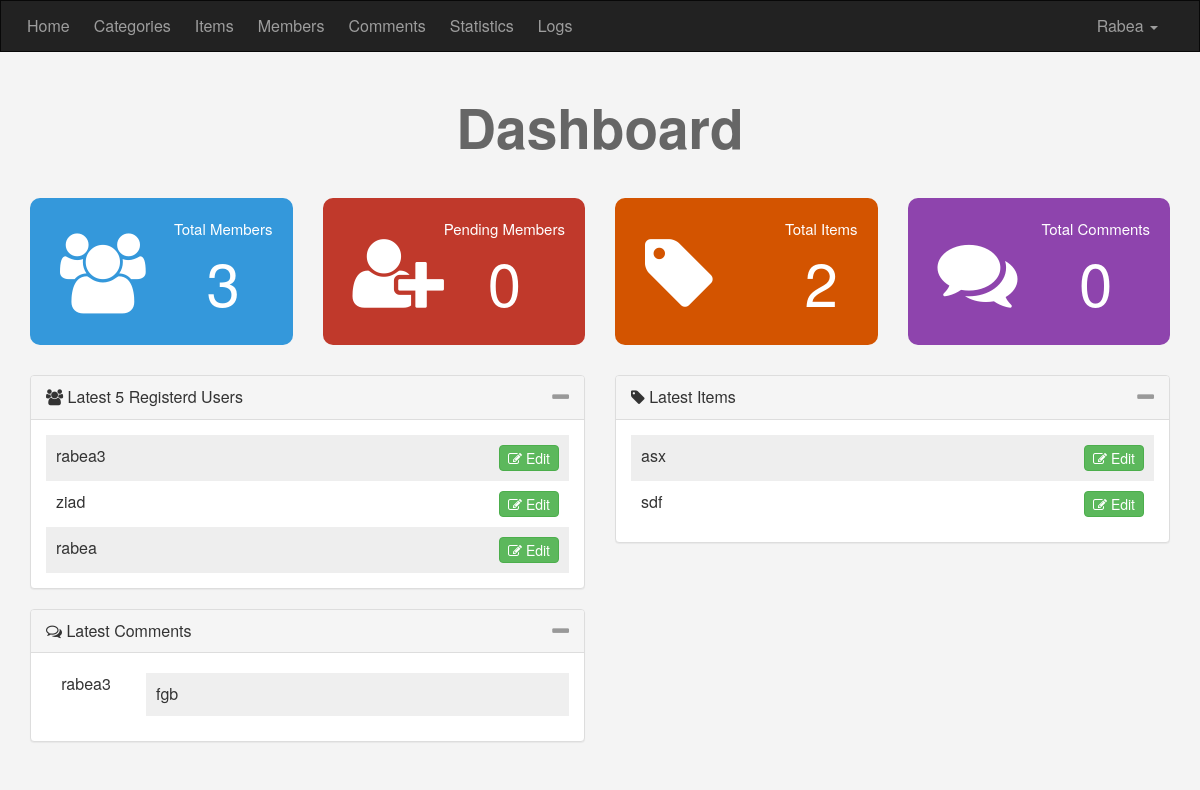
Page /admin/dashboard.php (signed in) on the committed database.
### tables this page shows
CREATE TABLE `users` (
  `UserID` int(11) NOT NULL COMMENT 'to identify user',
  `Username` varchar(255) NOT NULL,
  `Password` varchar(255) NOT NULL,
  `Email` varchar(255) NOT NULL,
  `FullName` varchar(255) NOT NULL,
  `GropID` int(11) NOT NULL DEFAULT '0' COMMENT 'identify user gruop',
  `TrustStatus` int(11) NOT NULL DEFAULT '0' COMMENT 'seller rank',
  `RrgStatus` int(11) NOT NULL DEFAULT '0' COMMENT 'user approval',
  `Date` date NOT NULL
);

CREATE TABLE `items` (
  `item_ID` int(11) NOT NULL,
  `Name` varchar(255) NOT NULL,
  `Description` text NOT NULL,
  `Price` varchar(255) NOT NULL,
  `Add_Date` date NOT NULL,
  `Country_Made` varchar(255) NOT NULL,
  `Image` varchar(255) NOT NULL,
  `Status` varchar(255) NOT NULL,
  `Rating` smallint(6) NOT NULL,
  `Approve` tinyint(4) NOT NULL DEFAULT '0',
  `Cat_ID` int(11) NOT NULL,
  `Member_ID` int(11) NOT NULL
);

CREATE TABLE `comments` (
  `c_id` int(11) NOT NULL,
  `comment` text NOT NULL,
  `status` tinyint(4) NOT NULL,
  `comment_date` date NOT NULL,
  `item_id` int(11) NOT NULL,
  `user_id` int(11) NOT NULL
);

### admin/includs/functions/functions.php (called while the page is built, shortened)
<?php
		function checkItem($select, $from, $value ) {
				global $con;
				$statement = $con->prepare("SELECT $select FROM $from WHERE $select = ?");
				$statement->execute(array($value));
				$count = $statement->rowCount();
				return $count;
					}
	function countItems($item, $table) {
		global $con;
		$stmt2 = $con->prepare("SELECT COUNT($item) FROM $table ");
		$stmt2->execute();
		return $stmt2->fetchColumn();
	}
	function getLatest($select, $table, $order,$limit = 5) {
		global $con;
		$getstmt = $con->prepare("SELECT $select FROM $table ORDER BY $order DESC LIMIT $limit");
		$getstmt->execute();
		$rows = $getstmt->fetchAll();
		return $rows;
	}
?>

### admin/dashboard.php (the view, shortened to what this page needs)
<?php
	if (isset ($_SESSION['Username'])) {
		include 'init.php';
		$numUsers = 5;
		$latestUsers = getLatest("*", "users", "UserID", $numUsers);
		$unmItems = 5;
		$latestItems = getLatest("*", "items", "item_ID", $unmItems);
		 ?>
		<div class="home-stats">
			<div class="container text-center">
			 	<h1>Dashboard</h1>
				<div class="row">
					<div class="col-md-3">
						<div class="stat st-members">
							<i class="fa fa-users"  ></i>
							<div class="info">
								Total Members
								<span>
									<a href="members.php">
									<?php echo countItems ('UserID', 'users') ?>
									</a>
								</span>
							</div>
						</div>
					</div>
					<div class="col-md-3">
						<div class="stat st-pending">
							<i class="fa fa-user-plus"  ></i>
							<div class="info">
								Pending Members
								<span>
									<a href="members.php?action=manage&page=pending">
										<?php echo checkItem("RrgStatus", "users", 0) ;?>
									</a>
								</span>
							</div>
						</div>
					</div>
					<div class="col-md-3">
						<div class="stat st-items">
							<i class="fa fa-tag"  ></i>
							<div class="info">
								Total Items
								<span>
									<a href="items.php">
										<?php echo countItems ('Item_ID', 'items') ?></a>
									</span>
							</div>
						</div>
					</div>
					<div class="col-md-3">
						<div class="stat st-comments">
							<i class="fa fa-comments"  ></i>
							<div class="info">
								Total Comments
								<span>0</span>
							</div>
						</div>
					</div>
				</div>
			</div>
		</div>
		<div class="latest">
			<div class="container ">
			 	<div class="row">
			 		<div class="col-sm-6">
			 			<div class="panel panel-default">
			 				<div class="panel-heading">
			 					<i class="fa fa-users"></i>
			 					Latest <?php echo $numUsers; ?> Registerd Users
			 					<span class="toggle-info pull-right">
			 						<i class="fa fa-minus fa-lg"></i>
			 					</span>
			 				</div>
			 				<div class="panel-body">
			 					<ul class="list-unstyled latest-users">
				 					<?php
		 								foreach ($latestUsers as $user) {
								 		echo '<li>';
									 		echo $user['Username'] ;
									 		echo '<a href="members.php?action=edit&userid=' . $user['UserID'] . '">';
									 			echo '<span class ="btn btn-success pull-right">';
									 				echo '<i class ="fa fa-edit"></i> Edit';
									 			echo '</span>';
									 		echo '</a>';
								 		echo '</li>';
									 		}
									 ?>
								 </ul>
			 				</div>
			 			</div>
			 		</div>
			 		<div class="col-sm-6">
			 			<div class="panel panel-default">
			 				<div class="panel-heading">
			 					<i class="fa fa-tag"></i> Latest Items
			 					<span class="toggle-info pull-right">
			 						<i class="fa fa-minus fa-lg"></i>
			 					</span>
			 				</div>
			 				<div class="panel-body">
			 					<ul class="list-unstyled latest-users">
				 					<?php
		 								foreach ($latestItems as $item) {
								 		echo '<li>';
									 		echo $item['Name'] ;
									 		echo '<a href="items.php?action=edit&itemid=' . $item['item_ID'] . '">';
									 			echo '<span class ="btn btn-success pull-right">';
									 				echo '<i class ="fa fa-edit"></i> Edit';
									 			echo '</span>';
									 		echo '</a>';
								 		echo '</li>';
									 		}
									 ?>
								 </ul>
			 				</div>
			 			</div>
			 		</div>
			 	</div>
			 	<div class="row">
			 		<div class="col-sm-6">
			 			<div class="panel panel-default">
			 				<div class="panel-heading">
			 					<i class="fa fa-comments-o"></i>
			 					Latest Comments
			 					<span class="toggle-info pull-right">
			 						<i class="fa fa-minus fa-lg"></i>
			 					</span>
			 				</div>
			 				<div class="panel-body">
			 				<?php
				 					$stmt = $con->prepare("SELECT
					 										comments.*, users.Username AS Member
					 									FROM
					 										comments
					 									INNER JOIN
					 										users
					 									ON
					 										users.UserID = comments.user_id
														");
						 			$stmt->execute();
						 			$comments = $stmt->fetchAll();
						 			foreach ($comments as $comment)	 {
						 				echo '<div class="comment-box"> ';
						 					echo '<span class="member-n">'.$comment['Member'].'</span>';
						 					echo '<p class="member-c">'.$comment['comment'].'</p>';
						 				echo '</div>';
						 			}
				 			 ?>
			 				</div>
			 			</div>
			 		</div>
			 	</div>
			 	</div>
			 </div>
		 <?php
		 include $tpl . 'footer.php';
}   else {
		 header('location: index.php');
		 exit(); }
		 ?>

### admin/layout/css/backend.css (style rules this page uses)
body { background-color:#F4F4F4;font-size:16px;line-height: 1.429; }
.home-stats .stat { border-radius: 10px; padding:20px; font-size:15px; color: #fff; position: relative; overflow:hidden; }
.home-stats .stat i { position: absolute; font-size: 80px; top: 35px; left: 30px; }
.home-stats .stat .info { float: right }
.home-stats .stat a { color:#fff; }
.home-stats .stat a { text-decoration: none; }
.home-stats .stat span { display: block; font-size: 60px; }
.home-stats .st-members { background-color: #3498db; }
.home-stats .st-pending { background-color: #c0392b; }
.home-stats .st-items { background-color: #d35400; }
.home-stats .st-comments { background-color: #8e44ad; }
.latest { margin-top:30px; }
.latest .toggle-info { color: #999 }
.latest-users { margin-bottom: 0; }
.latest-users li { padding: 10px; overflow:hidden; }
.latest-users li:nth-child(odd) { background-color: #eee; }
.latest-users .btn-success, .latest-users .btn-info { padding: 2px 8px; }
.latest .comment-box { margin: 5px 0 10px; }
.latest .comment-box .member-n, .latest .comment-box .member-c { float: left; }
.latest .comment-box .member-n { margin-right: 20px; width: 80px; text-align:center; }
.latest .comment-box .member-c { position: relative; width: calc(100% - 100px);background-color: #EFEFEF; padding: 10px; }
h1 { font-size: 55px; margin: 40px 0; font-weight: bold; color: #666; }

### rows in the picture
users: Username "rabea3"
users: Username "ziad"
users: Username "rabea"
items: Name "asx"
items: Name "sdf"
comments: user.Username "rabea3", comment "fgb"

### other values in the picture
lang('HOME') "Home"
lang('CATEGORIES') "Categories"
lang('ITEMS') "Items"
lang('MEMBERS') "Members"
lang('COMMENTS') "Comments"
lang('STATISTICS') "Statistics"
lang('LOGS') "Logs"
lang('RABEA') "Rabea"
countItems ('UserID', 'users') "3"
checkItem("RrgStatus", "users", 0) "0"
countItems ('Item_ID', 'items') "2"
$numUsers "5"
